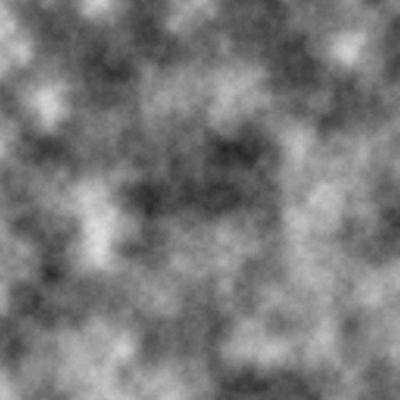
Frame 1 (no input)
Frame 60 (the mouse pressed at the canvas centre just before this capture): identical to frame 1, image omitted
Frame 120 (the mouse held since frame 60 and released just before this capture): identical to frame 1, image omitted

The Processing sketch that drew this single still picture (run headless with seeded random() and noise(); from frame 60 on, the mouse is pressed at the canvas centre):

// Processing sketch: Perlin_Noise_Java
// ── Perlin_Noise_Java.pde
float increment = 0.02;


float b = 51.4;
void setup(){
  size(400,400);
  //background(0);
}

void draw(){
  
  //int detail = floor(map(mouseX, 0, width, 1, 8));
  //float falloff = map(mouseY, 0, height, 0.1, 0.6);
  //noiseDetail(detail, falloff);
  
  noiseDetail(8);
  
  float xoff = 0.0;
  loadPixels();
  for(int x = 0;x < width; x++){
    xoff += increment;
    float yoff = 0.0;
    for(int y = 0;y < height; y++){
      yoff += increment;
      float r = noise(xoff,yoff) * 255;
      int col = floor(r);
      pixels[x+y*width] = color(col);
    }
  }
  updatePixels();
}
